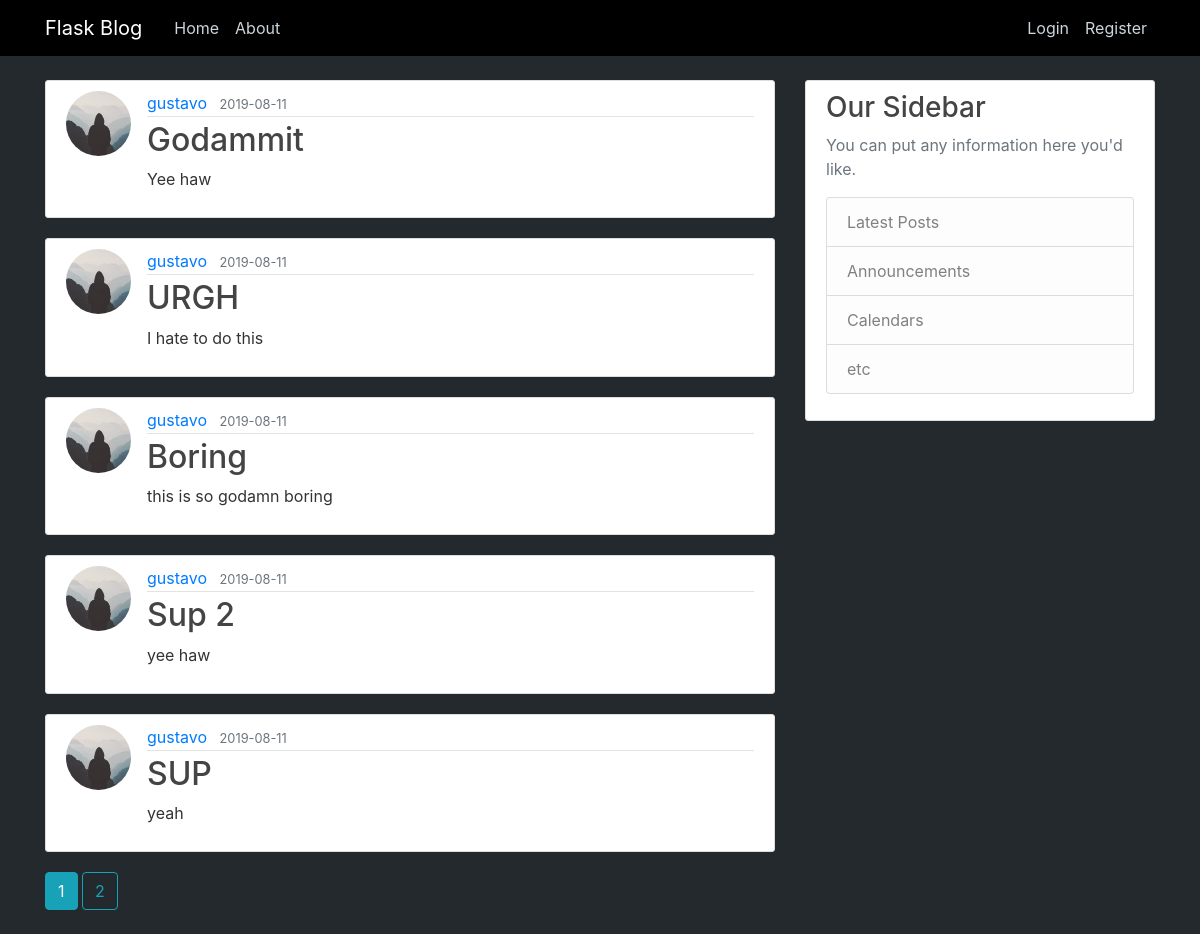
The page /home on the database its author committed.
### flaskblog/posts/models.py (models this page shows, shortened)
class Post(db.Model):
    id = db.Column(db.Integer, primary_key=True, autoincrement=True)
    title = db.Column(db.String(100), nullable=False)
    date_posted = db.Column(db.DateTime, nullable=False, default=datetime.utcnow)
    content = db.Column(db.Text, nullable=False)
    user_id = db.Column(db.Integer, db.ForeignKey('user.id'), nullable=False)

### flaskblog/users/models.py (models this page shows, shortened)
class User(db.Model, UserMixin):
    id = db.Column(db.Integer, primary_key=True, autoincrement=True)
    username = db.Column(db.String(20), unique=True, nullable=False)
    email = db.Column(db.String(120), unique=True, nullable=False)
    image_file = db.Column(db.String(20), nullable=False, default='default.jpg')
    password = db.Column(db.String(60), nullable=False)
    posts = db.relationship('Post', backref='author', lazy=True)

### flaskblog/main/routes.py (the view)
@main.route('/')
@main.route('/home')
def home():
    page = request.args.get('page', 1, type=int)
    posts = Post.query.order_by(Post.date_posted.desc()).paginate(per_page=5, page=page)
    return render_template('home.html', posts=posts)

### flaskblog/templates/home.html
{% extends "layout.html" %}
{% block content %}
    {% for post in posts.items %}
        <article class="media content-section">
          <img class="rounded-circle article-img" src="{{ url_for('static', filename='profile_pics/' + post.author.image_file) }}">
          <div class="media-body">
            <div class="article-metadata">
              <a class="mr-2" href="{{ url_for('users.user_posts', username=post.author.username) }}">{{ post.author.username }}</a>
              <small class="text-muted">{{ post.date_posted.strftime('%Y-%m-%d') }}</small>
            </div>
            <h2><a class="article-title" href="{{ url_for('posts.post', post_id=post.id) }}">{{ post.title }}</a></h2>
            <p class="article-content">{{ post.content }}</p>
          </div>
        </article>
    {% endfor %}
    {% for page_num in posts.iter_pages(left_edge=1, right_edge=1, left_current=1, right_current=2) %}
      {% if page_num %}
        {% if posts.page == page_num %}
          <a class="btn btn-info mb-4" href="{{ url_for('main.home', page=page_num) }}">{{ page_num }}</a>
        {% else %}
          <a class="btn btn-outline-info mb-4" href="{{ url_for('main.home', page=page_num) }}">{{ page_num }}</a>
        {% endif %}
      {% else %}
        ...
      {% endif %}
    {% endfor %}
{% endblock content %}

### flaskblog/static/css/main.css (style rules this page uses)
body { background: #24292e; color: #333333; margin-top: 5rem; }
h1, h2, h3, h4, h5, h6 { color: #444444; }
.content-section { background: #ffffff; padding: 10px 20px; border: 1px solid #dddddd; border-radius: 3px; margin-bottom: 20px; }
.article-title { color: #444444; }
.article-content { white-space: pre-line; }
.article-img { height: 65px; width: 65px; margin-right: 16px; }
.article-metadata { padding-bottom: 1px; margin-bottom: 4px; border-bottom: 1px solid #e3e3e3 }

### rows shown on the page
Post: image_file (placeholder picture), author.username "gustavo", date_posted "2019-08-11", title "Godammit", content "Yee haw"
Post: image_file (placeholder picture), author.username "gustavo", date_posted "2019-08-11", title "URGH", content "I hate to do this"
Post: image_file (placeholder picture), author.username "gustavo", date_posted "2019-08-11", title "Boring", content "this is so godamn boring"
Post: image_file (placeholder picture), author.username "gustavo", date_posted "2019-08-11", title "Sup 2", content "yee haw"
Post: image_file (placeholder picture), author.username "gustavo", date_posted "2019-08-11", title "SUP", content "yeah"

### other values the page prints
{{ page_num }} "1"
{{ page_num }} "2"
